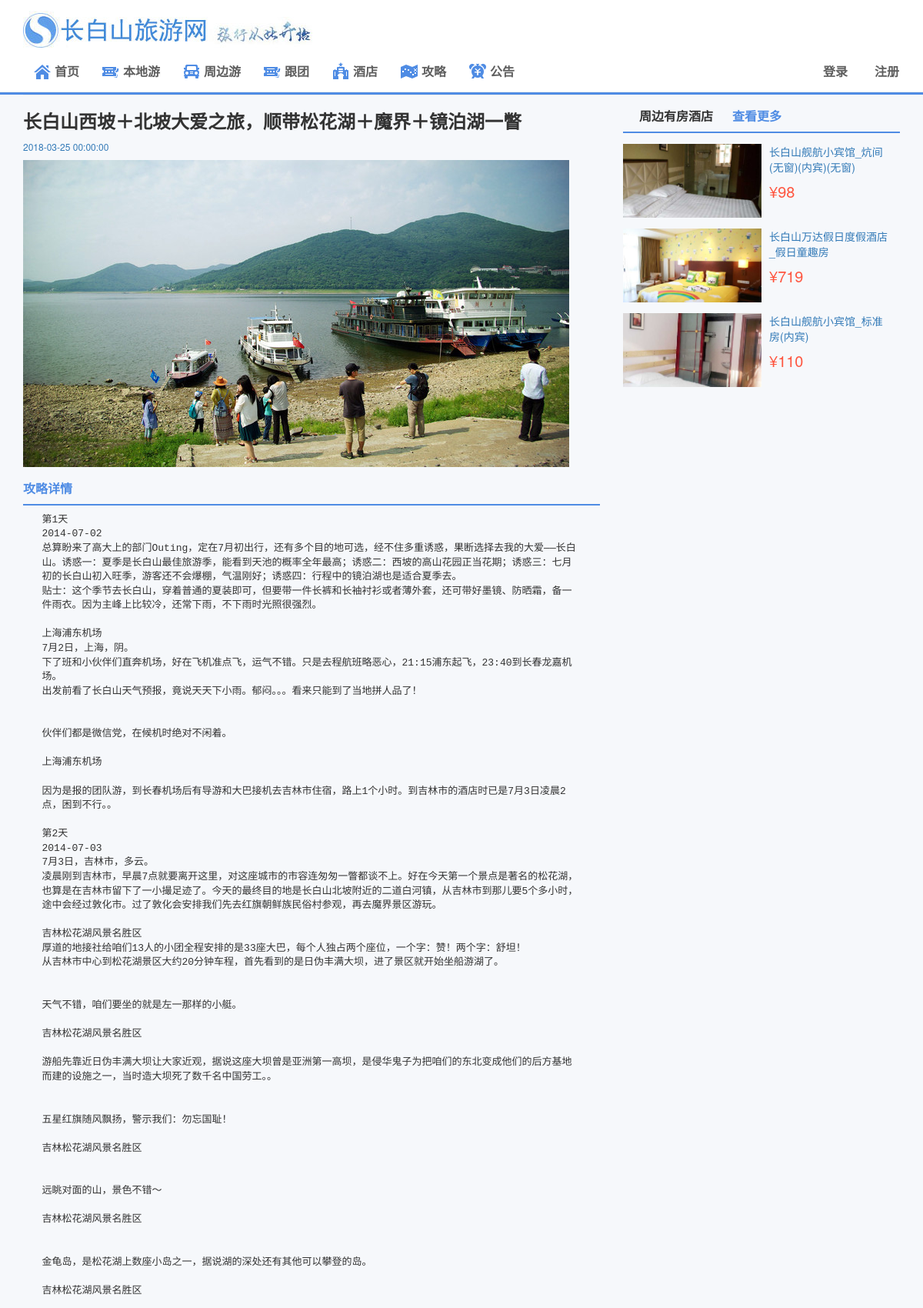
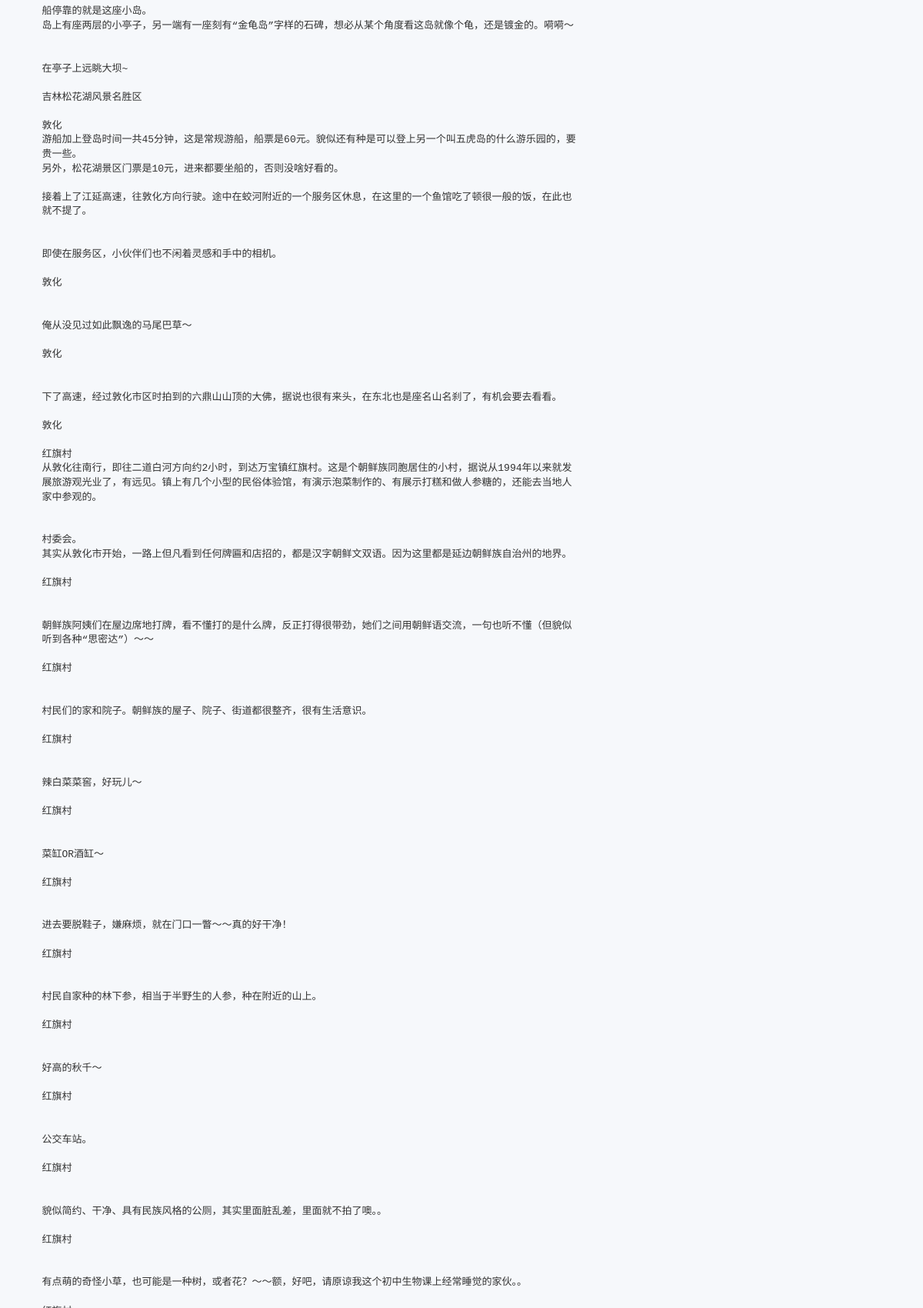
The app's page /strategy_detail.php?id=1 (upper part) with its own data (2 pictures, top to bottom).
### tables this page shows
CREATE TABLE `strategy` (
  `id` int(11) NOT NULL,
  `name` varchar(30) NOT NULL COMMENT '标题',
  `poster` varchar(30) NOT NULL COMMENT '封面图',
  `type` int(11) NOT NULL COMMENT '类型',
  `detail` text NOT NULL COMMENT '详情',
  `addtime` datetime NOT NULL COMMENT '修改时间'
);

CREATE TABLE `hotel` (
  `id` int(11) NOT NULL,
  `name` varchar(30) NOT NULL COMMENT '姓名',
  `img` varchar(30) NOT NULL COMMENT '首图',
  `price` int(11) NOT NULL COMMENT '价格',
  `addressd` varchar(50) NOT NULL,
  `detail` text NOT NULL COMMENT '详情',
  `addtime` datetime NOT NULL COMMENT '更新时间'
);

### strategy_detail.php (the view, shortened to what this page needs)
<?php include("conn.php") ?>
  <?php
$id = $_GET["id"];
$sql ="SELECT * FROM `strategy` WHERE id = '$id'";
$result = mysqli_query($conn,$sql);
if(mysqli_affected_rows($conn)==0) {
    header("Location: strategy.php"); exit;
}else{
    mysqli_data_seek($result,0);
    while ($row = mysqli_fetch_array($result)) {
        ?>
    <!DOCTYPE html>
    <html lang="zh-cn">
    <head>
      <?php include('header_meta.php'); ?>
        <link rel="stylesheet" type="text/css" href="css/main3.css" />
    </head>
    <body>
      <?php include('header.php'); ?>
        <div class="container-fluid bgcolor1">
          <div class="container">
            <div class="row clearfix">
              <div class="col-md-8 column">
                <hr class="margin4">
                  <h3><b><?=$row['name']?></b></h3>
                  <p>
                    <a href="#" class="font1">
                      <?=$row['addtime']?>
                    </a>
                  </p>
                  <img src="image/strategy_<?=$row['id']?>.jpg" class="img-responsive">
                  <div class="col-md-12 mainpart4">
                    <a href="#jiudianxinxi" id="jiudianxinxi" class="a3"><b>攻略详情</b></a>
                  </div>
                  <div class="col-md-12 description">
                    <pre><?=$row['detail']?></pre>
                  </div>
              </div>
              <div class="col-md-4">
                <?php include('recom_hotel.php'); ?>
              </div>
            </div>
          </div>
        </div>
        <?php include("footer.php") ?>
          <?php
    }
}
?>

### header.php (shortened to what this page needs)
<div class="container">
  <div class="row clearfix">
    <div class="col-md-12 column padding3 hidden1">
      <img src="image/logo.jpg" class="img-responsive">
    </div>
    <div class="col-md-12 column padding4">
      <nav class="navbar navbar-default margin1" role="navigation">
        <div class="collapse navbar-collapse padding1" id="bs-example-navbar-collapse-1">
          <ul class="nav navbar-nav">
            <li>
               <a href="index.php" class="ce">
                    <span class="cf home">
                        <i class="icon_pub icon"></i>
                        <strong>首页</strong>
                    </span>
                </a>
            </li>
            <li>
               <a href="sight.php?type=local" class="ce ">
                    <span class="cf ticket">
                        <i class="icon_pub icon"></i>
                        <strong>本地游</strong>
                    </span>
                </a>
            </li>
            <li>
                <a href="sight.php?type=around" class="ce">
                    <span class="cf zuche">
                        <i class="icon_pub icon"></i>
                        <strong>周边游</strong>
                    </span>
                </a>
            </li>
            <li>
                <a href="groupt.php" class="ce">
                    <span class="cf ticket">
                        <i class="icon_pub icon"></i>
                        <strong>跟团</strong>
                    </span>
                </a>
            </li>
            <li>
               <a href="hotel.php" class="ce  cur">
                    <span class="cf hotel">
                        <i class="icon_pub icon"></i>
                        <strong>酒店</strong>
                    </span>
                </a>
            </li>
            <li>
               <a href="strategy.php" class="ce ">
                    <span class="cf guide">
                        <i class="icon_pub icon"></i>
                        <strong>攻略</strong>
                    </span>
                </a>
            </li>
            <li>
               <a href="news.php" class="ce ">
                    <span class="cf special">
                        <i class="icon_pub icon"></i>
                        <strong>公告</strong>
                    </span>
                </a>
            </li>
          </ul>
        <ul class="nav navbar-nav navbar-right">
        <?php
            if(!isset($_SESSION['username'])){
                echo'<li>
                <a href="login.php" class="ce ">
                    <span class="cf">
                        <strong>登录</strong>
                    </span>
                </a>
              </li>
              <li>
                 <a href="register.php" class="ce ">
                    <span class="cf">
                        <strong>注册</strong>
                    </span>
                </a>
              </li>';
            }
        ?>
      </ul>
        </div>
      </nav>
    </div>
  </div>
</div>
<hr class="hr1">

### recom_hotel.php (shortened to what this page needs)
<div class="col-md-12 mainpart4">
  <a href="#" class="a2"><b>周边有房酒店</b></a>
  <a href="hotel.php" id="youfang" class="a3"><b>查看更多</b></a>
</div>
<?php
    $re_sql = "SELECT * FROM `hotel` ORDER BY rand() LIMIT 3";
    $re_result = mysqli_query($conn,$re_sql);
    if(mysqli_affected_rows($conn)>0) {
        mysqli_data_seek($re_result,0);
        while ($re_row = mysqli_fetch_array($re_result)) {
            ?>
<div class="col-md-12 padding1 padding3">
  <div class="col-md-6 padding1">
  <a href="hotel_detail.php?id=<?=$re_row['id']?>"><img src="image/hotel_<?=$re_row['id']?>.jpg" class="img-responsive">
  </div>
  <div class="col-md-6 padding1">
    <p class="zhoubian"><?=$re_row['name']?></p>
    <p class="font4 zhoubian">¥<?=$re_row['price']?></p>
  </div>
</div>
<?php
    }
}else{
    echo "<div class='col-md-12 text-center'>尚无数据</div>";
}
?>

### css/main3.css (style rules this page uses)
body { background-color: #ffffff; }
@media (min-width: 768px) { .container { width: 738px; } }
@media (min-width: 992px) { .container { width: 960px; } }
@media (min-width: 1200px) { .container { width: 1170px; } }
p { margin: 0px 0 8px; }
a { text-decoration:none !important; }
.nav>li>a { position: relative; display: block; padding: 10px 0px; }
.navbar-default .navbar-collapse, .navbar-default .navbar-form { border: none; }
.navbar-default { background-color: #ffffff; border: none; }
.hr1 { border-bottom: 3px solid #4f8ce4; margin-top: 0px; margin-bottom: 0px; }
.padding1 { padding-right: 0px; padding-left: 0px; }
.padding3 { padding-top:14px; }
.padding4 { padding-top:5px; }
.margin1 { margin-bottom:0px; }
.margin4 { margin-bottom:0px; margin-top: 0px; }
.bgcolor1 { background: #f6f8fb; }
.font1 { font-size: 12px; }
.font4 { color: #FE553F; font-size: 20px !important; }
.zhoubian { font-size: 14px; padding-left: 10px; padding-right: 10px; }
.mainpart4 { border-bottom: 2px solid #4f8ce4; padding-top: 8px; padding-right: 0px; padding-left: 0px; }
.description { border-bottom: 1px solid #e8ecf1; }
.a2 { color: #333; padding: 0 21px; height: 40px; font-size: 16px; display: inline-block; line-height: 40px; text-decoration:none; }
.a3 { color: #4f8ce4; padding: 0 21px 0 0px; height: 40px; font-size: 16px; display: inline-block; line-height: 40px; text-decoration:none; }
pre { white-space:pre-wrap; white-space:-moz-pre-wrap; white-space:-pre-wrap; white-space:-o-pre-wrap; word-wrap:break-word; background-color: transparent; border: transparent; }
.footer a { color: #a8b0b9; padding-left:12px; padding-right:12px; font-size:12px; }

### records on screen
strategy: name "长白山西坡＋北坡大爱之旅，顺带松花湖＋魔界＋镜泊湖一瞥", addtime "2018-03-25 00:00:00"
hotel: shows a picture, name "长白山舰航小宾馆_炕间(无窗)(内宾)(无窗)", price "98"
hotel: shows a picture, name "长白山万达假日度假酒店_假日童趣房", price "719"
hotel: shows a picture, name "长白山舰航小宾馆_标准房(内宾)", price "110"
